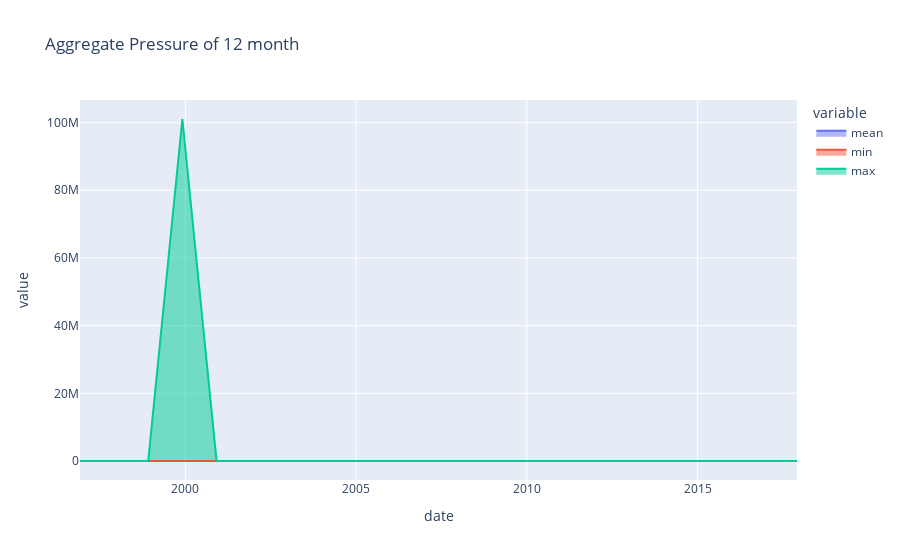

Notebook code for this chart:
### Code cell
result8=df['Pressure'].resample('12ME').agg(['mean','min','max'])
px.area(result8,result8.index,['mean','min','max'],title="Aggregate Pressure of 12 month ")

### Figure 1 — Plotly figure (JSON) as saved in the notebook; plotly's stock layout.template omitted (floating-point values rounded to 4 significant figures)
{"data": [{"fillpattern": {"shape": ""}, "hovertemplate": "variable=mean<br>date=%{x}<br>value=%{y}<extra></extra>", "legendgroup": "mean", "line": {"color": "#636efa"}, "marker": {"symbol": "circle"}, "mode": "lines", "name": "mean", "orientation": "v", "showlegend": true, "stackgroup": "1", "type": "scatter", "x": ["1996-11-30T00:00:00", "1997-11-30T00:00:00", "1998-11-30T00:00:00", "1999-11-30T00:00:00", "2000-11-30T00:00:00", "2001-11-30T00:00:00", "2002-11-30T00:00:00", "2003-11-30T00:00:00", "2004-11-30T00:00:00", "2005-11-30T00:00:00", "2006-11-30T00:00:00", "2007-11-30T00:00:00", "2008-11-30T00:00:00", "2009-11-30T00:00:00", "2010-11-30T00:00:00", "2011-11-30T00:00:00", "2012-11-30T00:00:00", "2013-11-30T00:00:00", "2014-11-30T00:00:00", "2015-11-30T00:00:00", "2016-11-30T00:00:00", "2017-11-30T00:00:00"], "xaxis": "x", "y": [491.6, 750.5, 776.9, 18110.0, 945.8, 843.1, 881.0, 916.9, 943.0, 1008.0, 1007.0, 1007.0, 1007.0, 1007.0, 1008.0, 1007.0, 1007.0, 1008.0, 1008.0, 1009.0, 1015.0, 1004.0], "yaxis": "y"}, {"fillpattern": {"shape": ""}, "hovertemplate": "variable=min<br>date=%{x}<br>value=%{y}<extra></extra>", "legendgroup": "min", "line": {"color": "#EF553B"}, "marker": {"symbol": "circle"}, "mode": "lines", "name": "min", "orientation": "v", "showlegend": true, "stackgroup": "1", "type": "scatter", "x": ["1996-11-30T00:00:00", "1997-11-30T00:00:00", "1998-11-30T00:00:00", "1999-11-30T00:00:00", "2000-11-30T00:00:00", "2001-11-30T00:00:00", "2002-11-30T00:00:00", "2003-11-30T00:00:00", "2004-11-30T00:00:00", "2005-11-30T00:00:00", "2006-11-30T00:00:00", "2007-11-30T00:00:00", "2008-11-30T00:00:00", "2009-11-30T00:00:00", "2010-11-30T00:00:00", "2011-11-30T00:00:00", "2012-11-30T00:00:00", "2013-11-30T00:00:00", "2014-11-30T00:00:00", "2015-11-30T00:00:00", "2016-11-30T00:00:00", "2017-11-30T00:00:00"], "xaxis": "x", "y": [-9999, -9999, -9999, -9999, -9999, -9999, -9999, -9999, -9999, 975, 104, 974, 978, 992, 990, 992, 990, 976, 989, 992, -9999, -9999], "yaxis": "y"}, {"fillpattern": {"shape": ""}, "hovertemplate": "variable=max<br>date=%{x}<br>value=%{y}<extra></extra>", "legendgroup": "max", "line": {"color": "#00cc96"}, "marker": {"symbol": "circle"}, "mode": "lines", "name": "max", "orientation": "v", "showlegend": true, "stackgroup": "1", "type": "scatter", "x": ["1996-11-30T00:00:00", "1997-11-30T00:00:00", "1998-11-30T00:00:00", "1999-11-30T00:00:00", "2000-11-30T00:00:00", "2001-11-30T00:00:00", "2002-11-30T00:00:00", "2003-11-30T00:00:00", "2004-11-30T00:00:00", "2005-11-30T00:00:00", "2006-11-30T00:00:00", "2007-11-30T00:00:00", "2008-11-30T00:00:00", "2009-11-30T00:00:00", "2010-11-30T00:00:00", "2011-11-30T00:00:00", "2012-11-30T00:00:00", "2013-11-30T00:00:00", "2014-11-30T00:00:00", "2015-11-30T00:00:00", "2016-11-30T00:00:00", "2017-11-30T00:00:00"], "xaxis": "x", "y": [1021, 10124, 11009, 101061443, 11020, 11014, 10999, 11001, 11019, 1033, 1024, 1023, 1024, 1026, 1026, 1100, 1022, 1023, 1031, 1027, 101014, 1025], "yaxis": "y"}], "layout": {"legend": {"title": {"text": "variable"}, "tracegroupgap": 0}, "title": {"text": "Aggregate Pressure of 12 month "}, "xaxis": {"anchor": "y", "domain": [0, 1], "title": {"text": "date"}}, "yaxis": {"anchor": "x", "domain": [0, 1], "title": {"text": "value"}}}}
